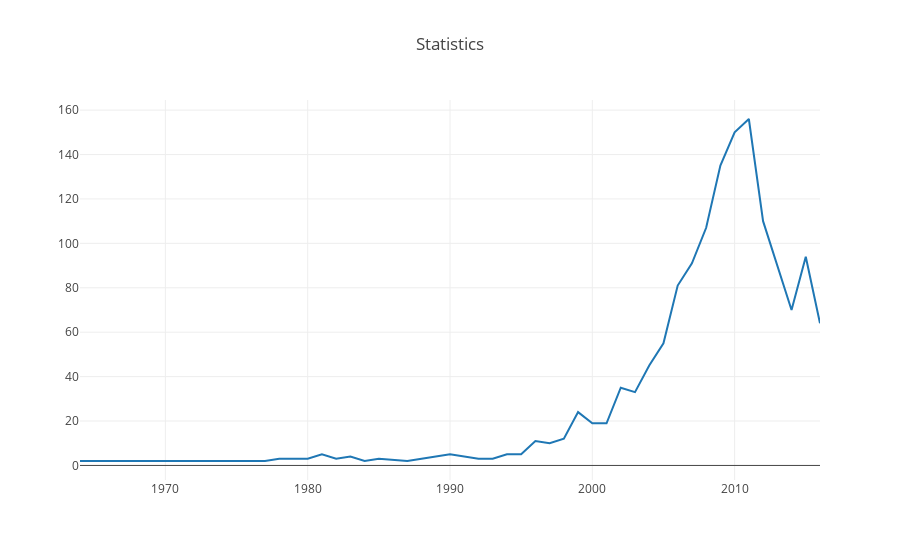

Notebook code for this chart:
### Code cell
trace = go.Scatter(
    x=list(d1.keys()),
    y=list(d1.values()),
    name='Number of released films'
)

data = [trace]
layout = {'title': 'Statistics'}

fig = go.Figure(data=data, layout=layout)

iplot(fig, show_link = False)

### Figure 1 — Plotly figure (JSON) as saved in the notebook; plotly's stock layout.template omitted (floating-point values rounded to 4 significant figures)
{"data": [{"name": "Number of released films", "type": "scatter", "x": [1964, 1971, 1973, 1975, 1977, 1978, 1979, 1980, 1981, 1982, 1983, 1984, 1985, 1987, 1988, 1989, 1990, 1992, 1993, 1994, 1995, 1996, 1997, 1998, 1999, 2000, 2001, 2002, 2003, 2004, 2005, 2006, 2007, 2008, 2009, 2010, 2011, 2012, 2013, 2014, 2015, 2016], "y": [2, 2, 2, 2, 2, 3, 3, 3, 5, 3, 4, 2, 3, 2, 3, 4, 5, 3, 3, 5, 5, 11, 10, 12, 24, 19, 19, 35, 33, 45, 55, 81, 91, 107, 135, 150, 156, 110, 90, 70, 94, 64]}], "layout": {"title": "Statistics"}}
